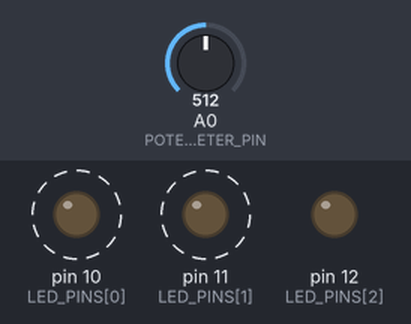
Bench run of a sketch on a simulated Arduino Uno, built with avr-gcc and run on an emulated ATmega328P. Parts: output pins drawn as LEDs (lit = HIGH). Dashed ring = blinking. The test bench sets the inputs (shaded band); at power-on: A0 (POTENTIOMETER_PIN) = 512.

Above: at 1.91 s.
2.4 s: A0 (POTENTIOMETER_PIN) set to 122
5.9 s: A0 (POTENTIOMETER_PIN) set to 0
At 6.36 s:
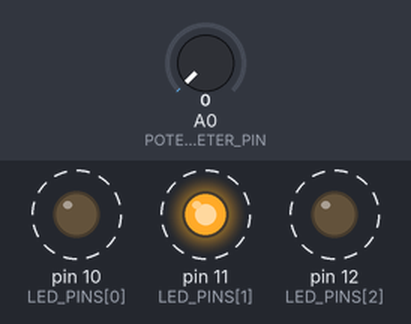
9.4 s: A0 (POTENTIOMETER_PIN) set to 511
At 9.53 s:
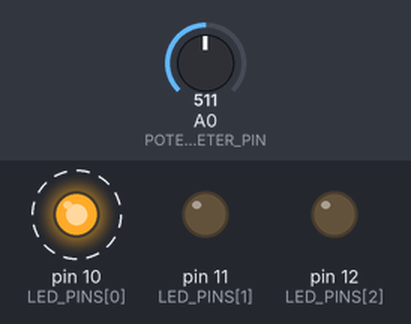
Timing chart, 0 to 18.9 s (numbered marks = the images above; inputs shaded):
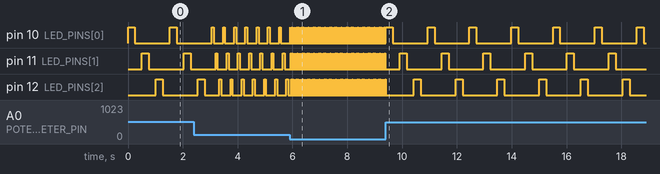

Measured:
- after the input at 2.4 s, pin 10 (LED_PINS[0]): alternates HIGH for 0.07 s and LOW for 0.34 s, starting after 0.73 s; pin 11 (LED_PINS[1]): alternates HIGH for 0.07 s and LOW for 0.34 s, starting after 0.80 s
- after the input at 5.9 s, pin 10 (LED_PINS[0]), pin 11 (LED_PINS[1]): alternates HIGH for 0.01 s and LOW for 0.05 s, starting at once; pin 12 (LED_PINS[2]): alternates HIGH for 0.01 s and LOW for 0.05 s, starting after 0.06 s
- after the input at 9.4 s, pin 10 (LED_PINS[0]): alternates HIGH for 0.25 s and LOW for 1.3 s, starting after 0.26 s; pin 11 (LED_PINS[1]): alternates HIGH for 0.25 s and LOW for 1.3 s, starting after 0.52 s
- by itself, pin 10 (LED_PINS[0]), pin 11 (LED_PINS[1]): alternates HIGH for 0.26 s and LOW for 1.3 s

The sketch:

disco.ino
```cpp
// (licence header left out)
const int POTENTIOMETER_PIN = A0;

const int LEDS_COUNT = 3;
const int LED_PINS[LEDS_COUNT] = { 10, 11, 12 };

int potentiometerValue = 0;
int timer = 0;

void setup () {
    for (int i = 0; i < LEDS_COUNT; i++)
    {
        pinMode(LED_PINS[i], OUTPUT);
    }

}
void loop() {
    potentiometerValue = analogRead (POTENTIOMETER_PIN);
    timer = map(potentiometerValue, 0, 1023, 10, 500);
    for (int i = 0; i < LEDS_COUNT; i++)
    {
        digitalWrite(LED_PINS[i], HIGH);
        delay(timer);
        digitalWrite (LED_PINS[i], LOW) ;
        delay(timer);
    }

}
```
